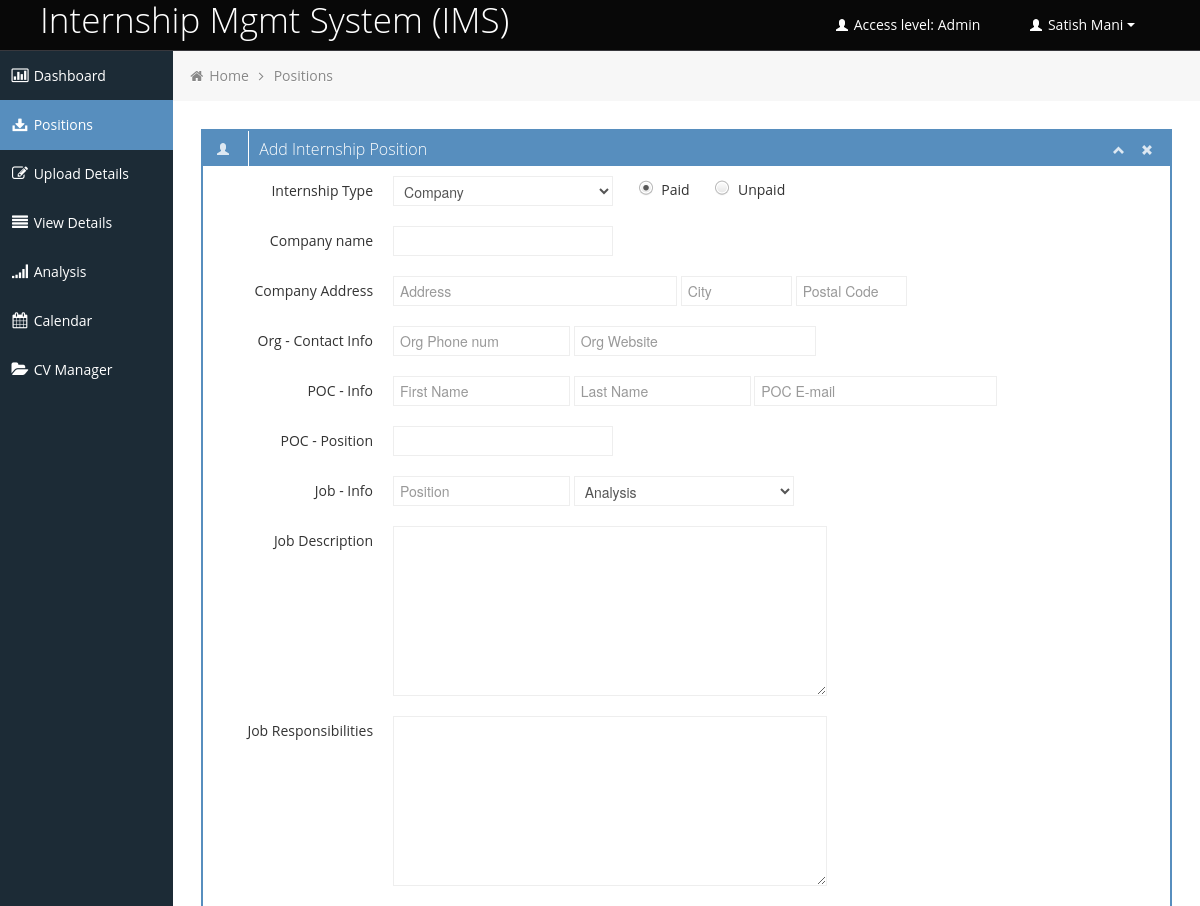
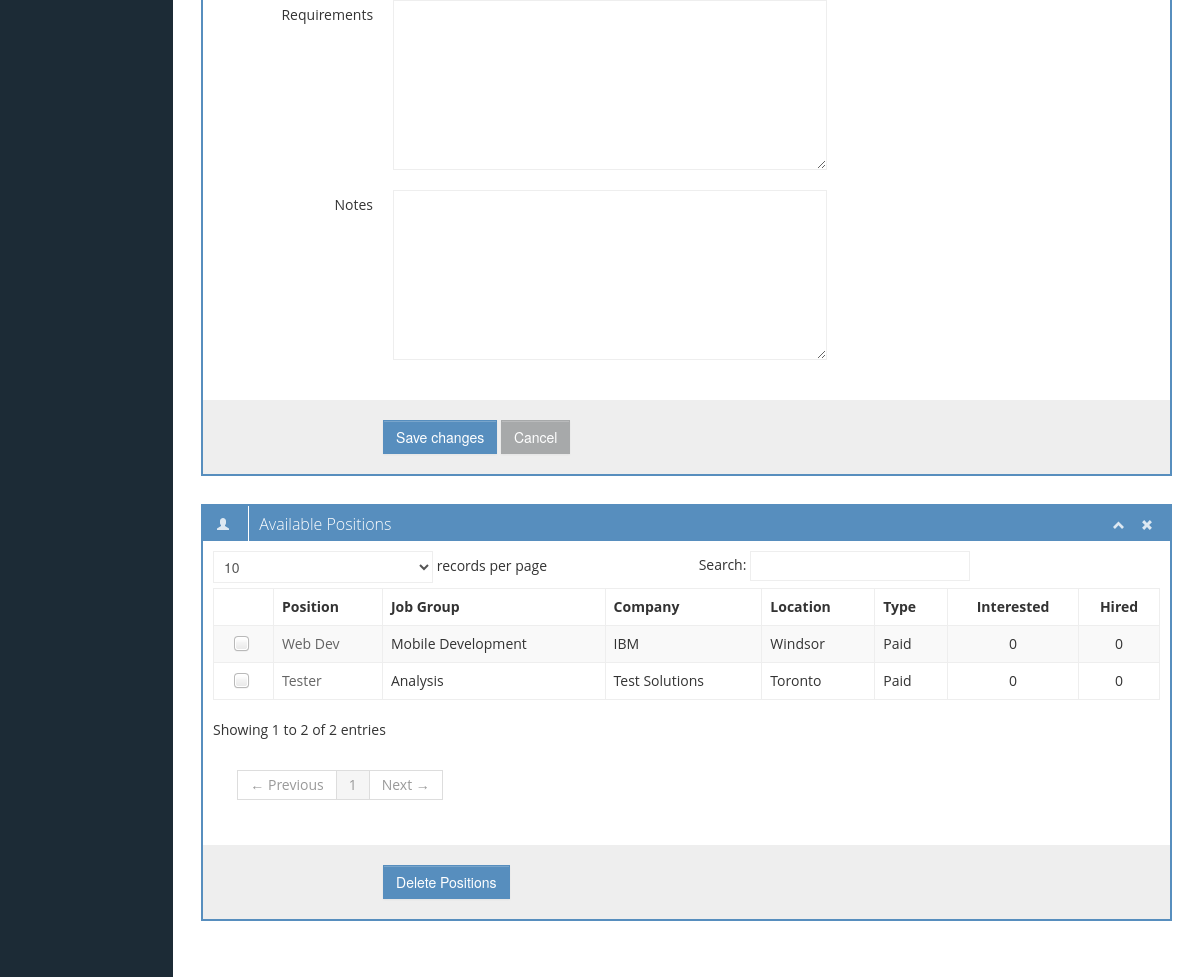
/Controller/Upload_interndetails_Controller.php (signed in), run on the app's committed database (2 pictures, top to bottom).
### tables this page shows
CREATE TABLE IF NOT EXISTS `available_interndetails` (
  `id_availableinterndetails` int(11) NOT NULL AUTO_INCREMENT,
  `intern_type` int(11) DEFAULT NULL,
  `intern_payment` varchar(50) DEFAULT NULL,
  `company_name` varchar(50) DEFAULT NULL,
  `company_addr_doorno` varchar(50) DEFAULT NULL,
  `company_addr_city` varchar(50) DEFAULT NULL,
  `company_addr_postalcode` varchar(50) DEFAULT NULL,
  `org_phonenum` varchar(50) DEFAULT NULL,
  `org_website` varchar(50) DEFAULT NULL,
  `poc_fname` varchar(50) DEFAULT NULL,
  `poc_lname` varchar(50) DEFAULT NULL,
  `poc_email` varchar(50) DEFAULT NULL,
  `poc_position` varchar(50) DEFAULT NULL,
  `intern_position` varchar(50) DEFAULT NULL,
  `intern_jobgroup` int(11) DEFAULT NULL,
  `job_desc` varchar(500) DEFAULT NULL,
  `job_responsibility` varchar(500) DEFAULT NULL,
  `intern_reqmnts` varchar(500) DEFAULT NULL,
  `intern_notes` varchar(500) DEFAULT NULL,
  `intern_updated_date` date DEFAULT NULL,
  PRIMARY KEY (`id_availableinterndetails`)
);

### View/Positions.php (the view, shortened to what the rows shown need)
<!DOCTYPE html>
<?
if(isset($_SESSION['UserID']))
{
	$ProfileType =$_SESSION['User Type'];
  require_once("../Controller/Lookup_Controller.php");
?>
<html lang="en">
<head>
	<link id="bootstrap-style" href="../css/bootstrap.min.css" rel="stylesheet">
	<link href="../css/bootstrap-responsive.min.css" rel="stylesheet">
	<link id="base-style" href="../css/style.css" rel="stylesheet">
	<link id="base-style-responsive" href="../css/style-responsive.css" rel="stylesheet">
	<link href='../css/google_font_api.css' rel='stylesheet' type='text/css'>
</head>
<body>
		<div class="container-fluid-full" >
			<div class="row-fluid" >
				<div id="content" class="span10" >
          <? if($ProfileType == "Admin") {?>
          <div class="row-fluid sortable">
    				<div class="box span12">
    					<div class="box-header" data-original-title>
    						<h2><i class="halflings-icon white user"></i>
                  <span class="col-md-3" > Add Internship Position  </span>
                 </h2>
    					</div>
    				</div>
    			</div>
          <? } ?>
          <?  if($ProfileType == "Admin") { ?>
    			<div class="row-fluid sortable">
    				<div class="box span12">
    					<div class="box-header" data-original-title>
    						<h2><i class="halflings-icon white user"></i>
                  <span class="col-md-3" > Available Positions  </span>
                </h2>
    					</div>
    					<div class="box-content">
                <? if(isset($Available_Interndetails_arr) && (count($Available_Interndetails_arr) > 0) ){
                ?>
                <form class="form-horizontal" name="Delete_Positions_form" action="../Controller/Upload_interndetails_Controller.php" method="post" onsubmit="return check_upload_form()">
                <fieldset>
    						<table class="table table-striped table-bordered bootstrap-datatable datatable">
    						  <thead>
    							  <tr>
                      <th></th>
    								  <th>Position</th>
                      <th>Job Group</th>
    								  <th>Company</th>
                      <th>Location</th>
                      <th>Type</th>
    								  <th style="text-align:center;">Interested</th>
    								  <th style="text-align:center;">Hired</th>
    							  </tr>
    						  </thead>
    						  <tbody>
                    <?
                    $arr_keys = array_keys($Available_Interndetails_arr);
                    foreach($arr_keys as $key ){
                    ?>
                    <tr>
                      <td style="text-align:center;">
                      </td>
                      <td>
                            <a href="../Controller/Positions_Controller.php?Available_Position_id=<? echo $key; ?>" class="open-AddBookDialog" data-toggle="modal" data-target="#PositionDetailsModal"   >
                            <? echo  $Available_Interndetails_arr[$key]['intern_position'];  ?>
                            </a>
                      </td>
                      <td>  <? echo  $Available_Interndetails_arr[$key]['intern_jobgroup_name'];   ?> </td>
                      <td class="center">  <? echo  $Available_Interndetails_arr[$key]['company_name'];   ?> </td>
                      <td class="center">  <? echo  $Available_Interndetails_arr[$key]['company_addr_city'];   ?> </td>
                      <td class="center">  <? echo  $Available_Interndetails_arr[$key]['intern_payment'];   ?> </td>
                      <td class="center" style="text-align:center;">
                        <?if ($Available_Interndetails_arr[$key]['interested_count'] > 0){?>
                            <a href="../Controller/Positions_Controller.php?InterestedPosition_id=<? echo $key; ?>" class="open-AddBookDialog" data-toggle="modal" data-target="#InterestedModal"  >
                                <? echo  $Available_Interndetails_arr[$key]['interested_count'];   ?>
                            </a>
                        <?}  else {?>
                                  <? echo  $Available_Interndetails_arr[$key]['interested_count'];   ?>
                        <? }  ?>
                      </td>
                      <td class="center" style="text-align:center;">
                        <?if ($Available_Interndetails_arr[$key]['hired_count'] > 0){?>
                              <a href="../Controller/Positions_Controller.php?HiredPosition_id=<? echo $key; ?>" class="open-AddBookDialog" data-toggle="modal" data-target="#HiredModal"  >
                                <? echo  $Available_Interndetails_arr[$key]['hired_count'];   ?>
                              </a>
                        <?}  else {?>
                                  <? echo  $Available_Interndetails_arr[$key]['hired_count'];   ?>
                        <? }  ?>
                      </td>
                    </tr>
                    <? } ?>
    						  </tbody>
    					  </table>
              </form>
                <? } else {?>
                  <h3> No Records yet...</h3>
                <? } ?>
    					</div>
    				</div>
    			</div>
          <? } ?>
    	</div>
						</div>
					</div>
</body>
</html>
<?
}
else
{
		header('Location: ../index.php');
}
?>

### data on the page
available_interndetails: intern_position "Web Dev", company_name "IBM", company_addr_city "Windsor", intern_payment "Paid"
available_interndetails: intern_position "Tester", company_name "Test Solutions", company_addr_city "Toronto", intern_payment "Paid"

### other printed values
$ProfileType "Admin"
$Username "Satish Mani"
$Available_Interndetails_arr[$key]['intern_jobgroup_name'] "Mobile Development"
$Available_Interndetails_arr[$key]['interested_count'] "0"
$Available_Interndetails_arr[$key]['hired_count'] "0"
$Available_Interndetails_arr[$key]['intern_jobgroup_name'] "Analysis"
form field Intern_type "Company"
form field Job_group "Analysis"
